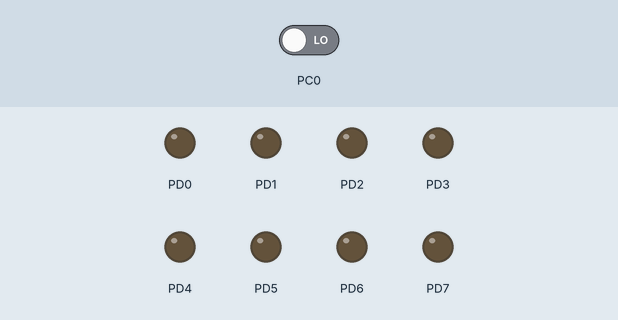
Bench run of a program on a simulated ATmega128, built with avr-gcc and emulated at 8 MHz. Shown: output pins drawn as LEDs (lit = HIGH). Dashed ring = blinking. Inputs (shaded band) come from the test bench; at power-on: PC0 LOW.

Above: at 1.2 s.
1.3 s: PC0 driven HIGH
At 1.7 s:
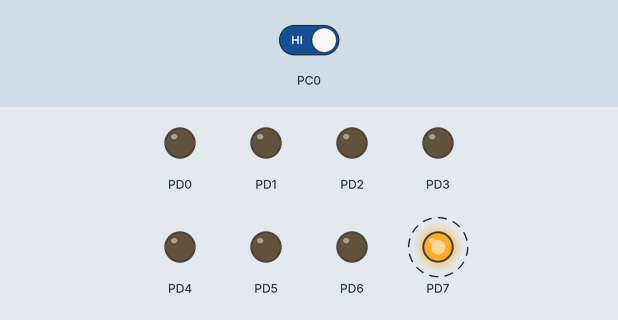
4.3 s: PC0 driven LOW
At 5.4 s:
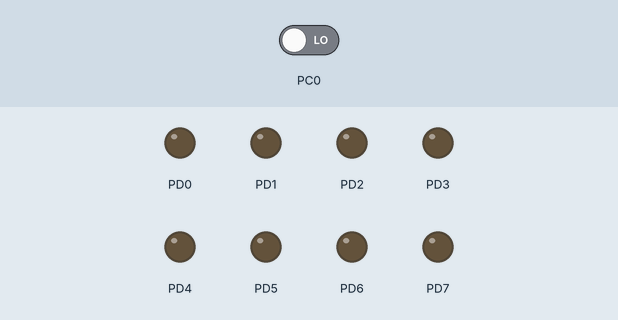
Timing chart, 0 to 7.3 s (numbered marks = the images above; inputs shaded):
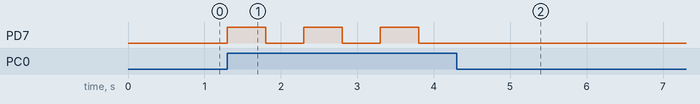

The program:

opdracht_2.c
```c
// (licence header left out)
#define F_CPU 8000000
#include <avr/io.h>
#include <util/delay.h>

/******************************************************************/
void wait( int ms )
/*
short:			Busy wait number of millisecs
inputs:			int ms (Number of millisecs to busy wait)
outputs:
notes:			Busy wait, not very accurate. Make sure (external)
				clock value is set. This is used by _delay_ms inside
				util/delay.h
Version :    	DMK, Initial code
*******************************************************************/
{
	for (int i=0; i<ms; i++)
	{
		_delay_ms( 1 );		// library function (max 30 ms at 8MHz)
	}
}
int main( void )
/*
short:			main() loop, entry point of executable
inputs:
outputs:
notes:
Version :    	DMK, Initial code
*******************************************************************/
{
	// set PORTD for output
	DDRD = 0b11111111;					// PORTD.7 input all other bits output
	//PORTC = 0x10;						// ??

	while (1)
	{

		if(PINC & 0x01)
		{
							// write 0 to all the bits of PortD
			PORTD = 0x80;			// Write 10000000b PORTD
			wait( 500 );
			PORTD = 0x00;
			wait( 500 );
		}
		else
		{
			PORTD = 0x00;			// write 1 to all the bits of PortD
		}
	}

	return 1;
}
```

Measured:
- after the input at 1.3 s, PD7: alternates HIGH for 0.50 s and LOW for 0.50 s, starting at once
- after the input at 4.3 s, PD7: stops changing and stays LOW
